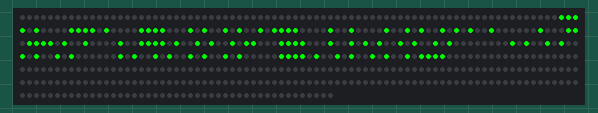
Bench run of a sketch on a simulated Arduino Uno, built with avr-gcc and run on an emulated ATmega328P. Shown: 525 RGB LEDs in strip order, left to right, continuing on the next row.

Above: at 0.1 s.

The sketch:

Snake.ino
```cpp
#include <Adafruit_NeoPixel.h>
#ifdef __AVR__
#include <avr/power.h>
#endif

#define PIN 6

// Parameter 1 = number of pixels in strip
// Parameter 2 = Arduino pin number (most are valid)
// Parameter 3 = pixel type flags, add together as needed:
//   NEO_KHZ800  800 KHz bitstream (most NeoPixel products w/WS2812 LEDs)
//   NEO_KHZ400  400 KHz (classic 'v1' (not v2) FLORA pixels, WS2811 drivers)
//   NEO_GRB     Pixels are wired for GRB bitstream (most NeoPixel products)
//   NEO_RGB     Pixels are wired for RGB bitstream (v1 FLORA pixels, not v2)
//   NEO_RGBW    Pixels are wired for RGBW bitstream (NeoPixel RGBW products)
Adafruit_NeoPixel strip = Adafruit_NeoPixel(525, PIN, NEO_GRB + NEO_KHZ800);

void setup()
{
  // This is for Trinket 5V 16MHz, you can remove these three lines if you are not using a Trinket
#if defined (__AVR_ATtiny85__)
  if (F_CPU == 16000000) clock_prescale_set(clock_div_1);
#endif
  // End of trinket special code


  strip.begin();
  strip.show(); // Initialize all pixels to 'off'

}

void loop()
{
  //setGrid();
  snakeLogo();
}


void setGrid()
{

  //Top
  for (int i = 1; i <= 25; i++)
  {
    strip.setPixelColor(i, 0, 255, 0);

  }

  //Left Side
  for (int x = 25; x <= 525; x += 50)
  {
    strip.setPixelColor(x, 0, 255, 0);
  }

  for (int y = 26; y <= 476; y += 50)
  {
    strip.setPixelColor(y, 0, 255, 0);

  }


  //Right Side
  for (int i = 50; i <= 500; i += 50)
  {
    strip.setPixelColor(i, 0, 255, 0);

  }

  for (int l = 51; l <= 451; l += 50)
  {
    strip.setPixelColor(l, 0, 255, 0);

  }


  //Bottom
  for (int p = 477; p <= 499; p++)
  {
    strip.setPixelColor(p, 0, 255, 0);
    strip.show();
  }
}


void snakeLogo()
{
  //S
  strip.setPixelColor(77, 0, 255, 0);
  strip.setPixelColor(78, 0, 255, 0);
  strip.setPixelColor(79, 0, 255, 0);
  strip.setPixelColor(80, 0, 255, 0);
  strip.setPixelColor(124, 0, 255, 0);
  strip.setPixelColor(127, 0, 255, 0);
  strip.setPixelColor(174, 0, 255, 0);
  strip.setPixelColor(177, 0, 255, 0);
  strip.setPixelColor(178, 0, 255, 0);
  strip.setPixelColor(179, 0, 255, 0);
  strip.setPixelColor(180, 0, 255, 0);
  strip.setPixelColor(221, 0, 255, 0);
  strip.setPixelColor(230, 0, 255, 0);
  strip.setPixelColor(271, 0, 255, 0);
  strip.setPixelColor(280, 0, 255, 0);
  strip.setPixelColor(279, 0, 255, 0);
  strip.setPixelColor(278, 0, 255, 0);
  strip.setPixelColor(277, 0, 255, 0);


  //N
  strip.setPixelColor(82, 0, 255, 0);
  strip.setPixelColor(119, 0, 255, 0);
  strip.setPixelColor(132, 0, 255, 0);
  strip.setPixelColor(169, 0, 255, 0);
  strip.setPixelColor(182, 0, 255, 0);
  strip.setPixelColor(219, 0, 255, 0);
  strip.setPixelColor(232, 0, 255, 0);
  strip.setPixelColor(269, 0, 255, 0);
  strip.setPixelColor(282, 0, 255, 0);
  strip.setPixelColor(118, 0, 255, 0);
  strip.setPixelColor(117, 0, 255, 0);
  strip.setPixelColor(116, 0, 255, 0);
  strip.setPixelColor(135, 0, 255, 0);
  strip.setPixelColor(166, 0, 255, 0);
  strip.setPixelColor(185, 0, 255, 0);
  strip.setPixelColor(216, 0, 255, 0);
  strip.setPixelColor(235, 0, 255, 0);
  strip.setPixelColor(266, 0, 255, 0);
  strip.setPixelColor(285, 0, 255, 0);

  //A
  strip.setPixelColor(287, 0, 255, 0);
  strip.setPixelColor(264, 0, 255, 0);
  strip.setPixelColor(237, 0, 255, 0);
  strip.setPixelColor(214, 0, 255, 0);
  strip.setPixelColor(187, 0, 255, 0);
  strip.setPixelColor(164, 0, 255, 0);
  strip.setPixelColor(137, 0, 255, 0);
  strip.setPixelColor(114, 0, 255, 0);
  strip.setPixelColor(87, 0, 255, 0);
  strip.setPixelColor(88, 0, 255, 0);
  strip.setPixelColor(89, 0, 255, 0);
  strip.setPixelColor(90, 0, 255, 0);
  strip.setPixelColor(111, 0, 255, 0);
  strip.setPixelColor(140, 0, 255, 0);
  strip.setPixelColor(161, 0, 255, 0);
  strip.setPixelColor(190, 0, 255, 0);
  strip.setPixelColor(211, 0, 255, 0);
  strip.setPixelColor(240, 0, 255, 0);
  strip.setPixelColor(261, 0, 255, 0);
  strip.setPixelColor(290, 0, 255, 0);
  strip.setPixelColor(163, 0, 255, 0);
  strip.setPixelColor(162, 0, 255, 0);

  //K

  strip.setPixelColor(92, 0, 255, 0);
  strip.setPixelColor(109, 0, 255, 0);
  strip.setPixelColor(142, 0, 255, 0);
  strip.setPixelColor(159, 0, 255, 0);
  strip.setPixelColor(192, 0, 255, 0);
  strip.setPixelColor(209, 0, 255, 0);
  strip.setPixelColor(242, 0, 255, 0);
  strip.setPixelColor(259, 0, 255, 0);
  strip.setPixelColor(292, 0, 255, 0);
  strip.setPixelColor(106, 0, 255, 0);
  strip.setPixelColor(144, 0, 255, 0);
  strip.setPixelColor(158, 0, 255, 0);
  strip.setPixelColor(193, 0, 255, 0);
  strip.setPixelColor(207, 0, 255, 0);
  strip.setPixelColor(245, 0, 255, 0);
  strip.setPixelColor(256, 0, 255, 0);
  strip.setPixelColor(295, 0, 255, 0);

  //E
  strip.setPixelColor(100, 0, 255, 0);
  strip.setPixelColor(99, 0, 255, 0);
  strip.setPixelColor(98, 0, 255, 0);
  strip.setPixelColor(97, 0, 255, 0);
  strip.setPixelColor(104, 0, 255, 0);
  strip.setPixelColor(147, 0, 255, 0);
  strip.setPixelColor(154, 0, 255, 0);
  strip.setPixelColor(197, 0, 255, 0);
  strip.setPixelColor(198, 0, 255, 0);
  strip.setPixelColor(199, 0, 255, 0);
  strip.setPixelColor(200, 0, 255, 0);
  strip.setPixelColor(204, 0, 255, 0);
  strip.setPixelColor(247, 0, 255, 0);
  strip.setPixelColor(254, 0, 255, 0);
  strip.setPixelColor(297, 0, 255, 0);
  strip.setPixelColor(298, 0, 255, 0);
  strip.setPixelColor(299, 0, 255, 0);
  strip.setPixelColor(300, 0, 255, 0);

  strip.show();

}
```
